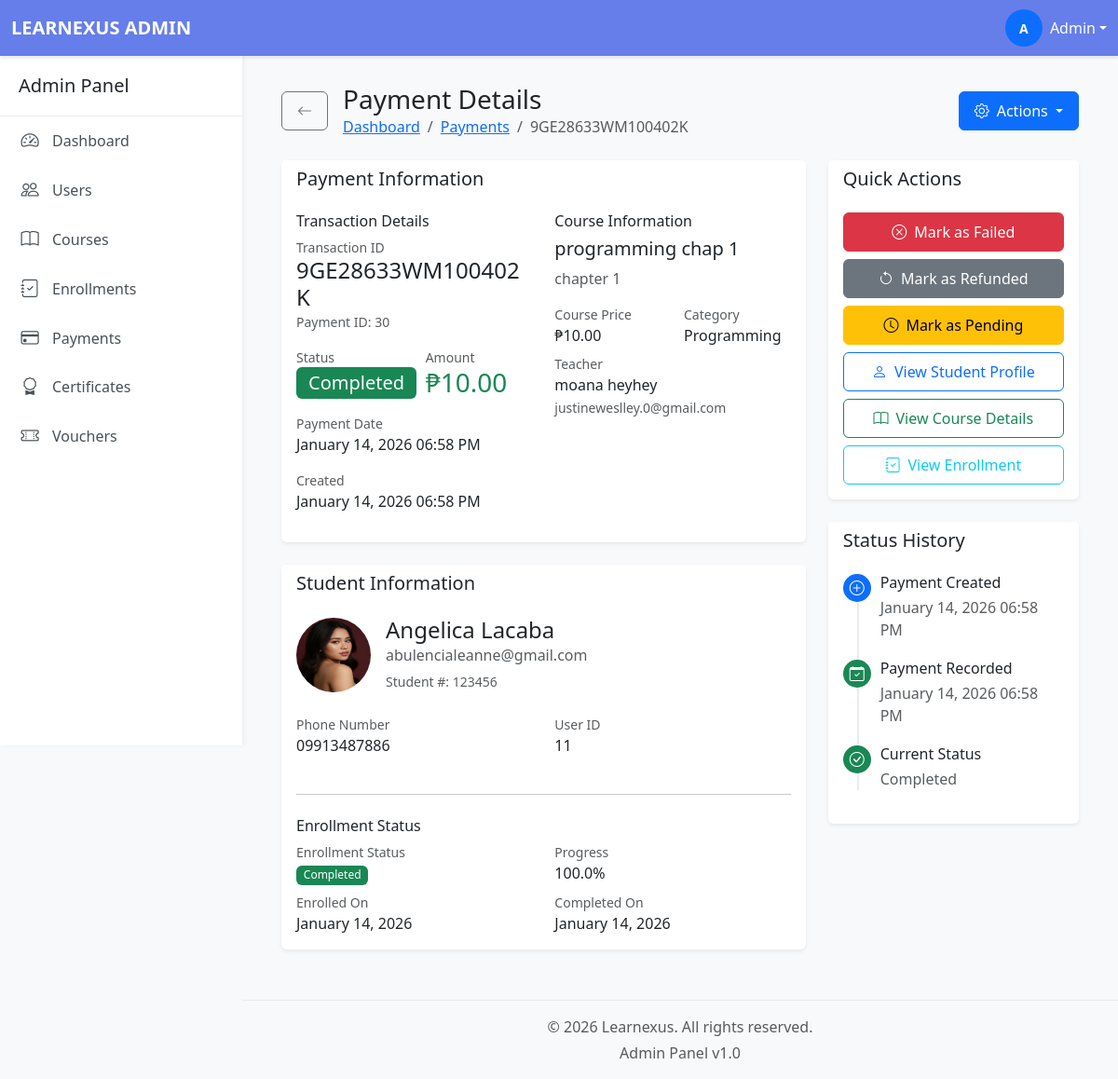
/admin/payment_view.php?id=30 (signed in), run on the app's committed database.
### tables this page shows
CREATE TABLE `payments` (
  `paymentID` int(11) NOT NULL,
  `enrollmentID` int(11) NOT NULL,
  `userID` int(11) NOT NULL,
  `courseID` int(11) NOT NULL,
  `amount` decimal(10,2) NOT NULL,
  `transactionReference` varchar(255) DEFAULT NULL,
  `status` enum('pending','completed','failed','refunded') DEFAULT 'pending',
  `paymentDate` timestamp NULL DEFAULT NULL,
  `createdAt` timestamp NOT NULL DEFAULT current_timestamp()
);

CREATE TABLE `courses` (
  `courseID` int(11) NOT NULL,
  `teacherID` int(11) NOT NULL,
  `title` varchar(255) NOT NULL,
  `description` text DEFAULT NULL,
  `price` decimal(10,2) DEFAULT 0.00,
  `category` varchar(100) DEFAULT NULL,
  `status` enum('draft','published','archived') DEFAULT 'draft',
  `passingScore` int(11) DEFAULT 70,
  `createdAt` timestamp NOT NULL DEFAULT current_timestamp()
);

CREATE TABLE `users` (
  `userID` int(11) NOT NULL,
  `email` varchar(255) NOT NULL,
  `passwordHash` varchar(255) NOT NULL,
  `firstName` varchar(100) NOT NULL,
  `lastName` varchar(100) NOT NULL,
  `middleInitial` varchar(5) NOT NULL,
  `phone` varchar(20) DEFAULT NULL,
  `avatar` varchar(255) DEFAULT NULL,
  `phoneVerified` tinyint(1) DEFAULT 0,
  `emailVerified` tinyint(1) DEFAULT 0,
  `role` enum('student','instructor','admin') DEFAULT 'student',
  `status` enum('active','inactive','suspended') DEFAULT 'active',
  `createdAt` timestamp NOT NULL DEFAULT current_timestamp(),
  `studentNumber` varchar(50) DEFAULT NULL,
  `teacherNumber` varchar(50) DEFAULT NULL
);

CREATE TABLE `enrollments` (
  `enrollmentID` int(11) NOT NULL,
  `userID` int(11) NOT NULL,
  `courseID` int(11) NOT NULL,
  `paymentID` int(11) DEFAULT NULL,
  `progressPercentage` decimal(5,2) DEFAULT 0.00,
  `enrolledAt` timestamp NOT NULL DEFAULT current_timestamp(),
  `completedAt` timestamp NULL DEFAULT NULL,
  `status` enum('active','completed','dropped','pending') DEFAULT 'active'
);

### admin/payment_view.php (the view, shortened to what the rows shown need)
<?php
require_once '../database/db_connect.php';
$paymentID = (int)$_GET['id'];
try {
    $stmt = $conn->prepare("
        SELECT
            p.*,
            u.userID,
            u.firstName,
            u.lastName,
            u.email,
            u.phone,
            u.avatar,
            u.studentNumber,
            c.courseID,
            c.title as courseTitle,
            c.description as courseDescription,
            c.price as coursePrice,
            c.category,
            c.teacherID,
            ct.firstName as teacherFirstName,
            ct.lastName as teacherLastName,
            ct.email as teacherEmail,
            e.enrollmentID,
            e.progressPercentage,
            e.status as enrollmentStatus,
            e.enrolledAt,
            e.completedAt
        FROM payments p
        JOIN users u ON p.userID = u.userID
        JOIN courses c ON p.courseID = c.courseID
        JOIN users ct ON c.teacherID = ct.userID
        LEFT JOIN enrollments e ON p.enrollmentID = e.enrollmentID
        WHERE p.paymentID = ?
    ");
    $stmt->execute([$paymentID]);
    $payment = $stmt->fetch();
} catch (PDOException $e) {
    error_log("Payment View Error: " . $e->getMessage());
    $_SESSION['error'] = 'Error loading payment details';
    header('Location: payments.php');
    exit();
}
include 'includes/header.php';
?>
<div class="main-content">
    <div class="container-fluid">
        <div class="d-flex justify-content-between align-items-center mb-4">
            <div class="d-flex align-items-center">
                <div>
                    <h1 class="h3 mb-0">Payment Details</h1>
                    <nav aria-label="breadcrumb">
                        <ol class="breadcrumb mb-0">
                            <li class="breadcrumb-item"><a href="dashboard.php">Dashboard</a></li>
                            <li class="breadcrumb-item"><a href="payments.php">Payments</a></li>
                            <li class="breadcrumb-item active" aria-current="page"><?php echo htmlspecialchars($payment['transactionReference']); ?></li>
                        </ol>
                    </nav>
                </div>
            </div>
        </div>
        <div class="row mb-4">
            <div class="col-lg-8">
                <div class="card border-0 shadow-sm mb-4">
                    <div class="card-body">
                        <div class="row">
                            <div class="col-md-6">
                                <div class="mb-3">
                                    <small class="text-muted d-block">Transaction ID</small>
                                    <h4 class="mb-0"><?php echo htmlspecialchars($payment['transactionReference']); ?></h4>
                                    <small class="text-muted">Payment ID: <?php echo $payment['paymentID']; ?></small>
                                </div>
                                <div class="row mb-3">
                                    <div class="col-6">
                                        <small class="text-muted d-block">Status</small>
                                        <span class="badge bg-<?php
                                            echo $payment['status'] === 'completed' ? 'success' :
                                                ($payment['status'] === 'pending' ? 'warning' :
                                                ($payment['status'] === 'failed' ? 'danger' : 'secondary'));
                                        ?> fs-5">
                                            <?php echo ucfirst($payment['status']); ?>
                                        </span>
                                    </div>
                                    <div class="col-6">
                                        <small class="text-muted d-block">Amount</small>
                                        <h3 class="text-success mb-0">₱<?php echo number_format($payment['amount'], 2); ?></h3>
                                    </div>
                                </div>
                                <div class="mb-3">
                                    <small class="text-muted d-block">Payment Date</small>
                                    <p class="mb-0">
                                        <?php if ($payment['paymentDate']): ?>
                                            <?php echo date('F d, Y h:i A', strtotime($payment['paymentDate'])); ?>
                                        <?php else: ?>
                                            <span class="text-warning">Not paid yet</span>
                                        <?php endif; ?>
                                    </p>
                                </div>
                                <div class="mb-3">
                                    <small class="text-muted d-block">Created</small>
                                    <p class="mb-0"><?php echo date('F d, Y h:i A', strtotime($payment['createdAt'])); ?></p>
                                </div>
                            </div>
                            <div class="col-md-6">
                                <h6>Course Information</h6>
                                <h5 class="mb-2"><?php echo htmlspecialchars($payment['courseTitle']); ?></h5>
                                <p class="text-muted"><?php echo htmlspecialchars(substr($payment['courseDescription'], 0, 150)) . (strlen($payment['courseDescription']) > 150 ? '...' : ''); ?></p>
                                <div class="row mb-2">
                                    <div class="col-6">
                                        <small class="text-muted d-block">Course Price</small>
                                        <p class="mb-0">₱<?php echo number_format($payment['coursePrice'], 2); ?></p>
                                    </div>
                                    <div class="col-6">
                                        <small class="text-muted d-block">Category</small>
                                        <p class="mb-0"><?php echo !empty($payment['category']) ? htmlspecialchars($payment['category']) : 'N/A'; ?></p>
                                    </div>
                                </div>
                                <div class="mb-3">
                                    <small class="text-muted d-block">Teacher</small>
                                    <p class="mb-0"><?php echo htmlspecialchars($payment['teacherFirstName'] . ' ' . $payment['teacherLastName']); ?></p>
                                    <small class="text-muted"><?php echo htmlspecialchars($payment['teacherEmail']); ?></small>
                                </div>
                            </div>
                        </div>
                    </div>
                </div>
                <div class="card border-0 shadow-sm">
                    <div class="card-body">
                        <div class="d-flex align-items-center mb-4">
                            <?php if (!empty($payment['avatar'])): ?>
                                <img src="<?php echo htmlspecialchars($payment['avatar']); ?>"
                                     class="rounded-circle me-3"
                                     width="80"
                                     height="80"
                                     alt="Avatar">
                            <?php else: ?>
                                <div class="avatar-lg bg-primary text-white rounded-circle d-flex align-items-center justify-content-center me-3">
                                    <?php echo strtoupper(substr($payment['firstName'], 0, 1)); ?>
                                </div>
                            <?php endif; ?>
                            <div>
                                <h4 class="mb-0"><?php echo htmlspecialchars($payment['firstName'] . ' ' . $payment['lastName']); ?></h4>
                                <p class="text-muted mb-1"><?php echo htmlspecialchars($payment['email']); ?></p>
                                <?php if (!empty($payment['studentNumber'])): ?>
                                    <small class="text-muted">Student #: <?php echo htmlspecialchars($payment['studentNumber']); ?></small>
                                <?php endif; ?>
                            </div>
                        </div>
                        <div class="row">
                            <div class="col-md-6">
                                <div class="mb-3">
                                    <small class="text-muted d-block">Phone Number</small>
                                    <p class="mb-0"><?php echo !empty($payment['phone']) ? htmlspecialchars($payment['phone']) : 'N/A'; ?></p>
                                </div>
                            </div>
                            <div class="col-md-6">
                                <div class="mb-3">
                                    <small class="text-muted d-block">User ID</small>
                                    <p class="mb-0"><?php echo $payment['userID']; ?></p>
                                </div>
                            </div>
                        </div>
                        <?php if ($payment['enrollmentID']): ?>
                            <hr class="my-4">
                            <h6>Enrollment Status</h6>
                            <div class="row">
                                <div class="col-md-6">
                                    <small class="text-muted d-block">Enrollment Status</small>
                                    <span class="badge bg-<?php
                                        echo $payment['enrollmentStatus'] === 'completed' ? 'success' :
                                            ($payment['enrollmentStatus'] === 'active' ? 'primary' :
                                            ($payment['enrollmentStatus'] === 'dropped' ? 'danger' : 'warning'));
                                    ?>">
                                        <?php echo ucfirst($payment['enrollmentStatus']); ?>
                                    </span>
                                </div>
                                <div class="col-md-6">
                                    <small class="text-muted d-block">Progress</small>
                                    <p class="mb-0"><?php echo number_format($payment['progressPercentage'], 1); ?>%</p>
                                </div>
                            </div>
                            <div class="row mt-2">
                                <div class="col-md-6">
                                    <small class="text-muted d-block">Enrolled On</small>
                                    <p class="mb-0"><?php echo date('F d, Y', strtotime($payment['enrolledAt'])); ?></p>
                                </div>
                                <?php if ($payment['completedAt']): ?>
                                    <div class="col-md-6">
                                        <small class="text-muted d-block">Completed On</small>
                                        <p class="mb-0"><?php echo date('F d, Y', strtotime($payment['completedAt'])); ?></p>
                                    </div>
                                <?php endif; ?>
                            </div>
                        <?php endif; ?>
                    </div>
                </div>
            </div>
            <div class="col-lg-4">
                <div class="card border-0 shadow-sm mb-4">
                    <div class="card-body">
                        <div class="timeline">
                            <div class="timeline-item">
                                <div class="timeline-content">
                                    <h6>Payment Created</h6>
                                    <p class="text-muted mb-0">
                                        <?php echo date('F d, Y h:i A', strtotime($payment['createdAt'])); ?>
                                    </p>
                                </div>
                            </div>
                            <?php if ($payment['paymentDate']): ?>
                                <div class="timeline-item">
                                    <div class="timeline-icon bg-success">
                                        <i class="bi bi-calendar-check text-white"></i>
                                    </div>
                                    <div class="timeline-content">
                                        <h6>Payment Recorded</h6>
                                        <p class="text-muted mb-0">
                                            <?php echo date('F d, Y h:i A', strtotime($payment['paymentDate'])); ?>
                                        </p>
                                    </div>
                                </div>
                            <?php endif; ?>
                            <div class="timeline-item">
                                <div class="timeline-content">
                                    <h6>Current Status</h6>
                                    <p class="text-muted mb-0">
                                        <?php echo ucfirst($payment['status']); ?>
                                    </p>
                                </div>
                            </div>
                        </div>
                    </div>
                </div>
            </div>
        </div>
    </div>
</div>
<?php include 'includes/footer.php'; ?>

### data on the page
payments: transactionReference "9GE28633WM100402K", paymentID "30", status "Completed", amount "10.00", paymentDate "January 14, 2026 06:58 PM", createdAt "January 14, 2026 06:58 PM", courseID.title "programming chap 1", courseID.description "chapter 1", courseID.price "10.00", courseID.category "Programming", users.firstName+lastName "moana heyhey", users.email "justineweslley.0@gmail.com", userID.avatar (picture), userID.lastName "Angelica Lacaba", userID.email "abulencialeanne@gmail.com", userID.studentNumber "123456", userID.phone "09913487886", userID.userID "11", enrollmentID.status "Completed", enrollmentID.progressPercentage "100.0", enrollmentID.enrolledAt "January 14, 2026", enrollmentID.completedAt "January 14, 2026"

### other printed values
substr($_SESSION['first_name'], 0, 1) "A"
$_SESSION['first_name'] "Admin"
